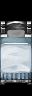

A 2D game scene composited from a Tiled map and its tileset images. What follows is a short description and the map's XML, with each tile layer's data collapsed to a summary:
An orthogonal 1x3 tile map with 32x32 px tiles, 2 tile layers (objects, collision), 1 hidden layer not drawn, 4 tilesets.

<map version="1.0" orientation="orthogonal" width="1" height="3" tilewidth="32" tileheight="32">
 <tileset firstgid="1" name="furniture-modern" tilewidth="32" tileheight="32">
  <image source="../maps/graphics/tiles/furniture-modern.png" width="512" height="512" />
 </tileset>
 <tileset firstgid="257" name="furniture-placement" tilewidth="32" tileheight="32">
  <image source="../maps/graphics/tiles/furniture-placement.png" width="64" height="64" />
  <tile id="2">
   <properties>
    <property name="constraint" value="ground" />
   </properties>
  </tile>
  <tile id="3">
   <properties>
    <property name="constraint" value="wall" />
   </properties>
  </tile>
 </tileset>
 <tileset firstgid="261" name="collision" tilewidth="32" tileheight="32">
  <image source="../maps/graphics/tiles/collision.png" width="64" height="32" />
  <tile id="0">
   <properties>
    <property name="collision" value="short" />
   </properties>
  </tile>
 </tileset>
 <tileset firstgid="263" name="furniture-lab" tilewidth="32" tileheight="32">
  <image source="../maps/graphics/tiles/furniture-lab.png" width="512" height="512" />
 </tileset>
 <layer name="objects" width="1" height="3">
  <data>[3 cells, 3 non-empty, 3 distinct tile ids]</data>
 </layer>
 <layer name="constraints" width="1" height="3" visible="0">
  <data>[3 cells, 3 non-empty, 2 distinct tile ids]</data>
 </layer>
 <layer name="collision" width="1" height="3">
  <data>[3 cells, 2 non-empty, 1 distinct tile ids]</data>
 </layer>
</map>
